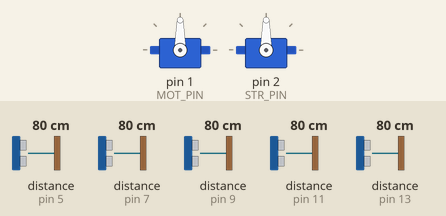
Recording of a sketch running on a simulated Arduino Uno, built with avr-gcc and run on an emulated ATmega328P. Shown: 2 × servo. Inputs (shaded band) come from the test bench; at power-on: distance to the obstacle (sensors on pin 9, pin 5, pin 7, pin 11, pin 13) 80 cm. The echo pulse lasts 58.3 µs per cm.

Above: at 0.1 s.
At 1.5 s:
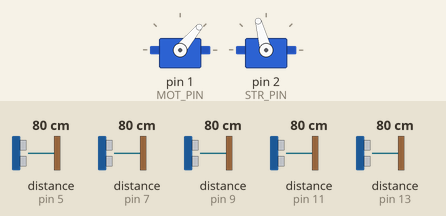
1.6 s: distance to the obstacle (sensor on pin 9) set to 53 cm
3.1 s: distance to the obstacle (sensor on pin 9) set to 46 cm
At 3.7 s:
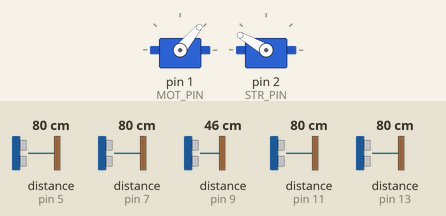
Timing chart, 0 to 6.1 s (numbered marks = the images above; inputs shaded):
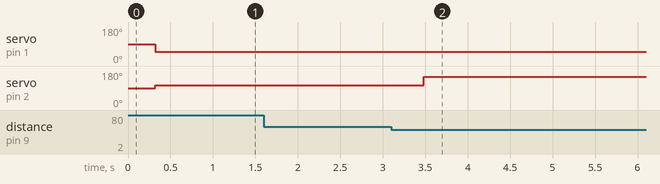

Measured:
- the behaviour switches between 50 and 49 cm on distance to the obstacle (sensor on pin 9) (found by bisection; images 1 and 2)
- after the input at 1.6 s, every drawn part: stays the same
- after the input at 3.1 s, servo on pin 2 (STR_PIN): 105° → 150° after 0.38 s

The sketch:

robot_06.ino
```cpp
/////////////////////////
// Uses NewPing library
// Distances from sensors is averaged over mutiple iterations
// Error is difference between left sensors and desired left distance
// PID for tracking left wall
// turning is angle calculation
// No speed control
////////////////////////


// Libraries
#include <NewPing.h>
#include <stdio.h>
#include <Servo.h>

//min max functions
#define MAX(a,b) ((a)>(b) ? a : b)
#define MIN(a,b) ((a)<(b) ? a : b)


// Servo Init.
Servo motor; //init. servo elements
Servo steer;
#define MOT_PIN 1
#define STR_PIN 2

// Sensors Init.
#define iterations 3
#define SONAR_NUM 5 //number of sensors
#define MAX_DIST 200 //min req distance (cm) in front on car to break from turn cycle
#define LL_TRIG 4
#define LL_ECHO 5
#define L_TRIG 6
#define L_ECHO 7
#define C_TRIG 8
#define C_ECHO 9
#define R_TRIG 10
#define R_ECHO 11
#define RR_TRIG 12
#define RR_ECHO 13
#define LL 0
#define L 1
#define C 2
#define R 3
#define RR 4

// Constants
int warning = 20;
int front_thresh = 50; //distance allowed to wall (cm)
int turn_thresh = 15; //degrees leeway on turn
int ll_des; //desired distance from left wall (cm)
float kp = 0.0005; //proportional gain
float ki = 0.00001; //integral gain
float kd = 0.00001; //derivative gain
int max_servo = 160; //max servo angle (degs)
int min_servo = 50l; //min servo angle (degs)
float max_rads = 55*3.141/180; //max heading angle (rads) 55 degrees left or right
float max_heading = 55; //degs
float P,I,D;

// Measurements - Global for PID function
int ll_dist;
int l_dist;
int c_dist;
int r_dist;
int rr_dist;
int angle_1=0; //heading in radians
int angle=105; //servo angle in degrees
int error_1=0,error_2=0,error_3=0; //

int cm[SONAR_NUM]; //array for ping distances


NewPing sonar[SONAR_NUM]={NewPing(LL_TRIG,LL_ECHO,MAX_DIST),
                          NewPing(L_TRIG,L_ECHO,MAX_DIST),
                          NewPing(C_TRIG,C_ECHO,MAX_DIST),
                          NewPing(R_TRIG,R_ECHO,MAX_DIST),
                          NewPing(RR_TRIG,RR_ECHO,MAX_DIST)};

// Update globals and check we have space around us
void global_update(){
  for (uint8_t i=0;i<SONAR_NUM;i++){
    cm[i] = sonar[i].convert_cm(sonar[i].ping_median(iterations));
  }
  ll_dist = cm[LL];
  l_dist = cm[L];
  c_dist = cm[C];
  r_dist = cm[R];
  rr_dist = cm[RR];
}

void pid(){
    // Pid control formula
    P = kp*(error_1-error_2);
    I = ki*(error_1+error_2)/2;
    D = kd*(error_1-2*error_2+error_3);
    //linear relationships angle/distance for small angles (rads)
    angle_1 = angle_1 + P + I + D;
    // Scale to limits of servo
    angle_1 = MIN(angle_1,max_rads*0.5);//scaled so we can keep the approximation
    angle_1 = MAX(angle_1,-max_rads*0.5);
    angle = (angle_1*180/3.141)*(max_servo-min_servo)/2/max_heading + (max_servo+min_servo)/2; //calculate servo in degs
    // Write to servo
    steer.write(angle);
    // Update old error
    error_3 = error_2;
    error_2 = error_1;
    // Update new distances
    global_update();
    // Update new error
    error_1 = ll_dist - ll_des;
}

// Drive Straight - Drive straight until the front wall is too close
void straight_function(){
  angle = (max_servo+min_servo)/2;
  steer.write(angle);
  global_update();
  error_1=ll_dist-ll_des;
  error_2=0;
  error_3=0;

  while(c_dist>front_thresh || c_dist==0){
    pid();
  }
}

// Turn - turn until we're parallel with the wall again
void turn_function(){
  angle = 45*(max_servo-min_servo)/2/max_heading + (max_servo+min_servo)/2; //convert heading to servo value
  steer.write(angle);
  global_update();

  // Using trig to work out when we are parallel to the wall
  while (!(l_dist*0.7071>(ll_dist-turn_thresh) && l_dist*0.7071<(ll_dist+turn_thresh) && (c_dist>(front_thresh*2)||c_dist==0))){ //turn until parallel with left wall
    global_update();
  }

}

void setup() {
  Serial.begin(9600);
  pinMode(MOT_PIN, OUTPUT); //motor
  pinMode(STR_PIN, OUTPUT); //steer
  motor.attach(MOT_PIN); //output pins attached to servo 'motors'
  steer.attach(STR_PIN); //output pins attached to servo 'steer'
  global_update();
  ll_des = ll_dist;
  motor.write(50);
}

void loop() {
  straight_function();
  turn_function();
}
```
